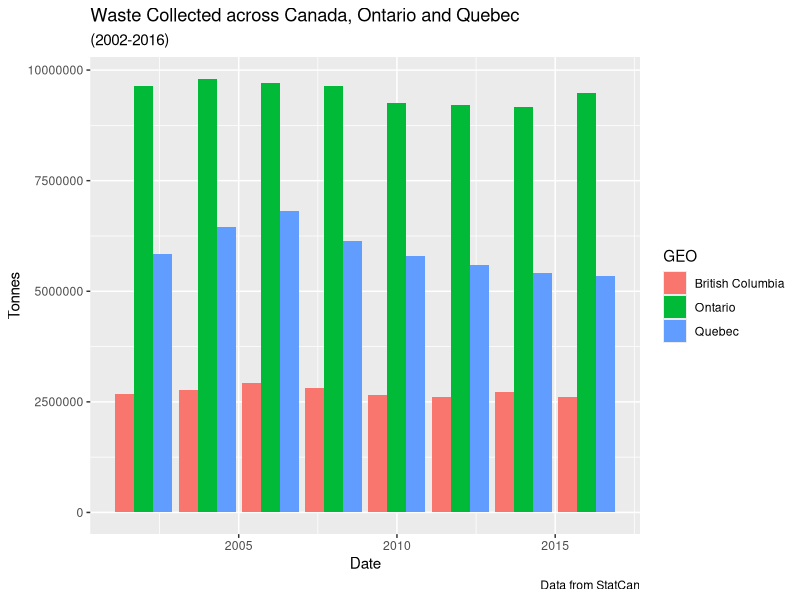

Here is the R script that generated this plot:
#Import my data
waste <- read.csv(file="Waste_StatsCan.csv")
View(waste)
names(waste)

library(dplyr)
newwaste <- select(waste, REF_DATE, GEO, Sources.of.waste.for.disposal, VALUE) %>%
  filter(GEO=="British Columbia" | GEO=="Ontario" | GEO=="Quebec") %>%
  filter(Sources.of.waste.for.disposal=="All sources of waste for disposal")
View(newwaste)

options(scipen = 999)

library(ggplot2)
ggplot(newwaste, aes(fill=GEO, y=VALUE, x=REF_DATE))+
  geom_bar(position="dodge", stat="identity")+
  xlab('Date')+
  ylab('Tonnes')+
  labs(title = "Waste Collected across Canada, Ontario and Quebec",
       subtitle = "(2002-2016)",
       caption = "Data from StatCan",
       colour = "Location")



